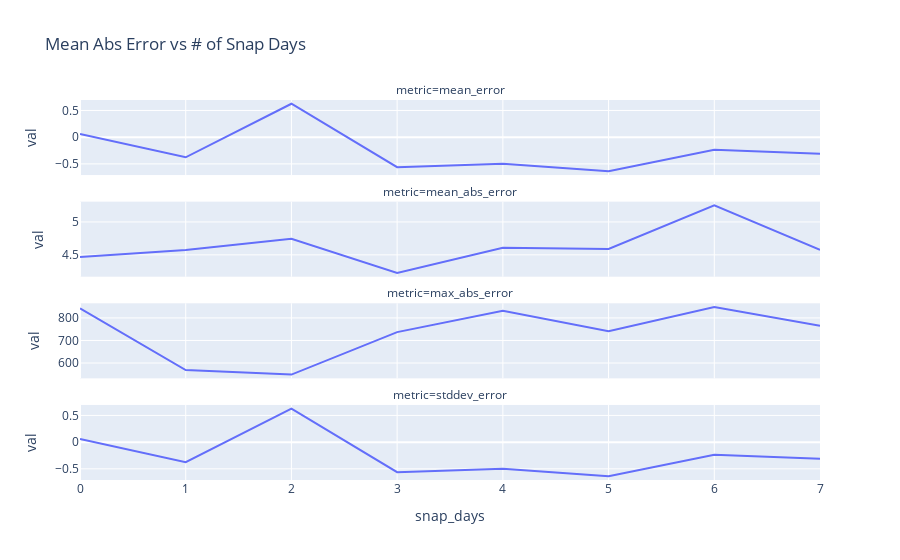

The notebook cell saved with this chart:
### Code cell
snap_day_corr = cv_w_snap.groupby('snap_days',as_index=False).agg(
    mean_error = ('error','mean'),
    mean_abs_error = ('abs_error','mean'),
    max_abs_error = ('abs_error','max'),
    stddev_error =  ("error","mean")
    ).melt(
        id_vars='snap_days',
        var_name='metric',
        value_name='val'
    )


fig = snap_day_corr.plot(
    x='snap_days',
    y='val',
    facet_col='metric',
    facet_col_wrap=1,
    backend='plotly',
title='Mean Abs Error vs # of Snap Days')

# Make y-axes independent
fig.update_yaxes(matches=None)

fig.show()

### Figure 1 — Plotly figure (JSON) as saved in the notebook; plotly's stock layout.template omitted (floating-point values rounded to 4 significant figures)
{"data": [{"hovertemplate": "metric=mean_error<br>snap_days=%{x}<br>val=%{y}<extra></extra>", "legendgroup": "", "line": {"color": "#636efa", "dash": "solid"}, "marker": {"symbol": "circle"}, "mode": "lines", "name": "", "orientation": "v", "showlegend": false, "type": "scatter", "x": [0, 1, 2, 3, 4, 5, 6, 7], "xaxis": "x4", "y": [0.05984, -0.3766, 0.626, -0.5622, -0.4975, -0.6388, -0.2355, -0.3108], "yaxis": "y4"}, {"hovertemplate": "metric=mean_abs_error<br>snap_days=%{x}<br>val=%{y}<extra></extra>", "legendgroup": "", "line": {"color": "#636efa", "dash": "solid"}, "marker": {"symbol": "circle"}, "mode": "lines", "name": "", "orientation": "v", "showlegend": false, "type": "scatter", "x": [0, 1, 2, 3, 4, 5, 6, 7], "xaxis": "x3", "y": [4.469, 4.575, 4.743, 4.225, 4.608, 4.59, 5.252, 4.575], "yaxis": "y3"}, {"hovertemplate": "metric=max_abs_error<br>snap_days=%{x}<br>val=%{y}<extra></extra>", "legendgroup": "", "line": {"color": "#636efa", "dash": "solid"}, "marker": {"symbol": "circle"}, "mode": "lines", "name": "", "orientation": "v", "showlegend": false, "type": "scatter", "x": [0, 1, 2, 3, 4, 5, 6, 7], "xaxis": "x2", "y": [842.1, 568.5, 548.7, 737.0, 832.1, 741.1, 848.2, 764.9], "yaxis": "y2"}, {"hovertemplate": "metric=stddev_error<br>snap_days=%{x}<br>val=%{y}<extra></extra>", "legendgroup": "", "line": {"color": "#636efa", "dash": "solid"}, "marker": {"symbol": "circle"}, "mode": "lines", "name": "", "orientation": "v", "showlegend": false, "type": "scatter", "x": [0, 1, 2, 3, 4, 5, 6, 7], "xaxis": "x", "y": [0.05984, -0.3766, 0.626, -0.5622, -0.4975, -0.6388, -0.2355, -0.3108], "yaxis": "y"}], "layout": {"annotations": [{"font": {}, "showarrow": false, "text": "metric=stddev_error", "x": 0.5, "xanchor": "center", "xref": "paper", "y": 0.1975, "yanchor": "bottom", "yref": "paper"}, {"font": {}, "showarrow": false, "text": "metric=max_abs_error", "x": 0.5, "xanchor": "center", "xref": "paper", "y": 0.465, "yanchor": "bottom", "yref": "paper"}, {"font": {}, "showarrow": false, "text": "metric=mean_abs_error", "x": 0.5, "xanchor": "center", "xref": "paper", "y": 0.7325, "yanchor": "bottom", "yref": "paper"}, {"font": {}, "showarrow": false, "text": "metric=mean_error", "x": 0.5, "xanchor": "center", "xref": "paper", "y": 1, "yanchor": "bottom", "yref": "paper"}], "legend": {"tracegroupgap": 0}, "title": {"text": "Mean Abs Error vs # of Snap Days"}, "xaxis": {"anchor": "y", "domain": [0, 1], "title": {"text": "snap_days"}}, "xaxis2": {"anchor": "y2", "domain": [0, 1], "matches": "x", "showticklabels": false}, "xaxis3": {"anchor": "y3", "domain": [0, 1], "matches": "x", "showticklabels": false}, "xaxis4": {"anchor": "y4", "domain": [0, 1], "matches": "x", "showticklabels": false}, "yaxis": {"anchor": "x", "domain": [0, 0.1975], "title": {"text": "val"}}, "yaxis2": {"anchor": "x2", "domain": [0.2675, 0.465], "title": {"text": "val"}}, "yaxis3": {"anchor": "x3", "domain": [0.535, 0.7325], "title": {"text": "val"}}, "yaxis4": {"anchor": "x4", "domain": [0.8025, 1], "title": {"text": "val"}}}}
